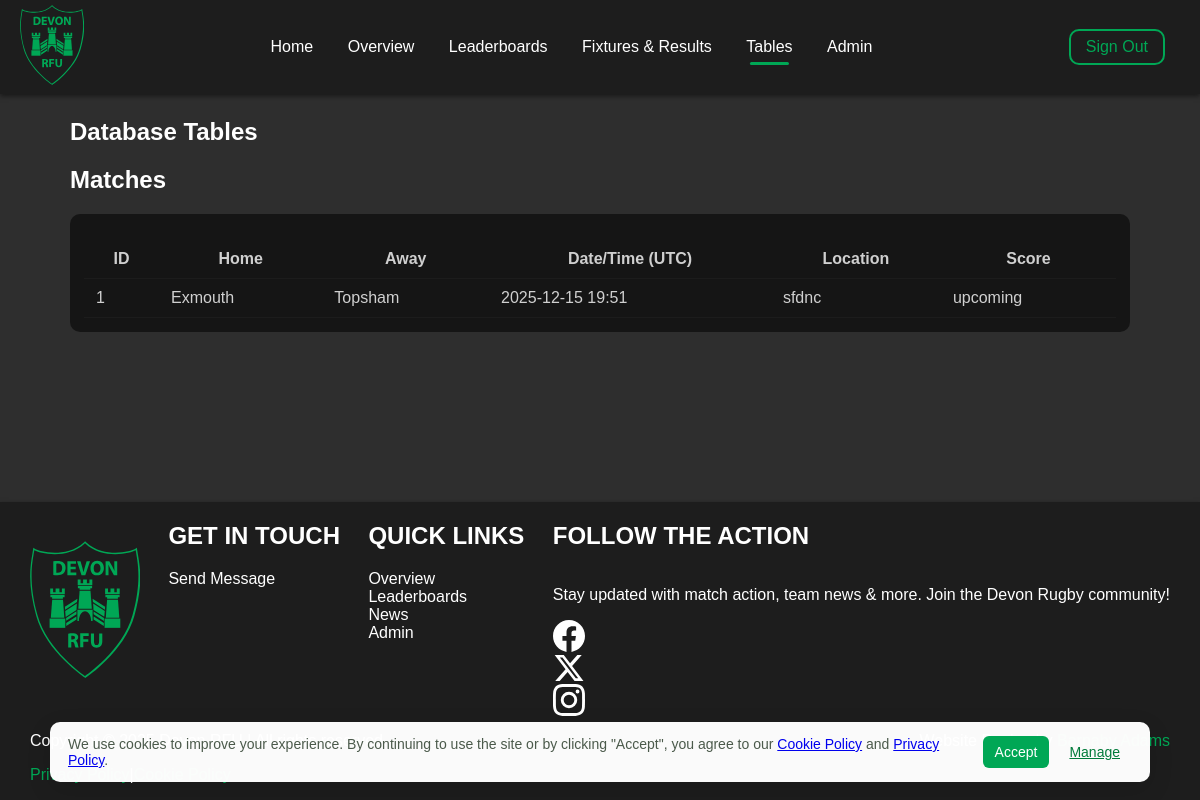
Before: /tables (signed in) with the older database file.
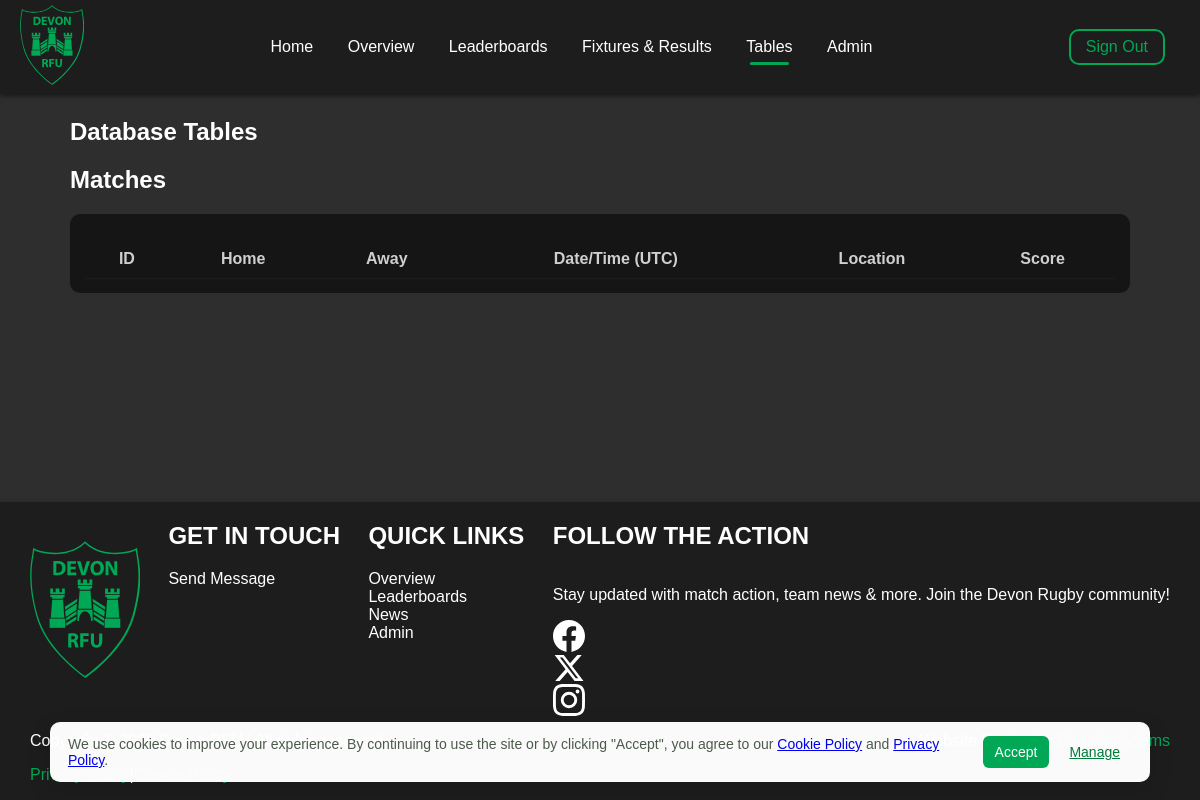
After: the same page with the newer database file.
### models.py (models this page shows, shortened)
class Match(db.Model):
    __tablename__ = 'match'
    id = db.Column(db.Integer, primary_key=True)
    home_team_id = db.Column(db.Integer, db.ForeignKey('team.id'), nullable=False)
    away_team_id = db.Column(db.Integer, db.ForeignKey('team.id'), nullable=False)
    date_time = db.Column(db.DateTime, nullable=False, default=datetime.utcnow)
    location = db.Column(db.String(255), nullable=True)
    home_score = db.Column(db.Integer, nullable=True)
    away_score = db.Column(db.Integer, nullable=True)
    home_team = db.relationship('Team', foreign_keys=[home_team_id], backref='home_matches')
    away_team = db.relationship('Team', foreign_keys=[away_team_id], backref='away_matches')

class Team(db.Model):
    __tablename__ = 'team'
    id = db.Column(db.Integer, primary_key=True)
    name = db.Column(db.String(200), nullable=False)
    code = db.Column(db.String(64), unique=True, nullable=True)
    logo_filename = db.Column(db.String(256), nullable=True)
    players = db.relationship('Player', backref='team', lazy='dynamic')
    coaches = db.relationship('User', secondary='team_coaches', backref=db.backref('coached_teams', lazy='dynamic'))

### app.py (the view)
@app.route("/tables")
@login_required
def tables():
    if not _is_admin(current_user):
        flash('You do not have access to view database tables.', 'danger')
        return redirect(url_for('dashboard'))
    try:
        matches = Match.query.order_by(Match.date_time.desc()).all()
        leaderboards = Leaderboard.query.order_by(Leaderboard.rank.asc().nullsfirst() if hasattr(Leaderboard, 'rank') else Leaderboard.rank.asc()).all()
    except Exception:
        matches = []
        leaderboards = []
    return render_template("tables.html", matches=matches, leaderboards=leaderboards)

### app.py (called while the page is built)
def _is_admin(user):
    if not user:
        return False
    level = getattr(user, 'access_level', None)
    if level is None:
        return False
    try:
        if hasattr(user, 'is_superadmin'):
            return user.is_superadmin()
    except Exception:
        pass
    try:
        return int(level) >= 2
    except Exception:
        return str(level).lower() in ('admin', 'superadmin')

@login_manager.user_loader
def load_user(user_id):
    return User.query.get(int(user_id))

### models.py (called while the page is built)
    def is_superadmin(self):
        lvl = self.access_level
        if lvl is None:
            return False
        try:
            return int(lvl) >= 2
        except Exception:
            return str(lvl).lower() in ('superadmin', 'admin')

### templates/tables.html (shortened to what this page needs)
{% extends "base.html" %}
{% block content %}
<section class="content-wrap">
	<h1>Database Tables</h1>
	<h2 style="margin-top:18px">Matches</h2>
	<div class="admin-card">
		<table class="admin-matches-table">
			<thead>
				<tr><th>ID</th><th>Home</th><th>Away</th><th>Date/Time (UTC)</th><th>Location</th><th>Score</th></tr>
			</thead>
			<tbody>
				{% for m in matches %}
				<tr>
					<td>{{ m.id }}</td>
					<td>{{ m.home_team.name if m.home_team else m.home_team_id }}</td>
					<td>{{ m.away_team.name if m.away_team else m.away_team_id }}</td>
					<td>{{ m.date_time.strftime('%Y-%m-%d %H:%M') }}</td>
					<td>{{ m.location or '' }}</td>
					<td>{% if m.home_score is not none and m.away_score is not none %}{{ m.home_score }} - {{ m.away_score }}{% else %}upcoming{% endif %}</td>
				</tr>
				{% endfor %}
			</tbody>
		</table>
	</div>
</section>
{% endblock %}

Changed rows visible on the page:
removed Match: id "1", home_team "Exmouth", away_team "Topsham", date_time "2025-12-15 19:51", location "sfdnc", shows "upcoming"
